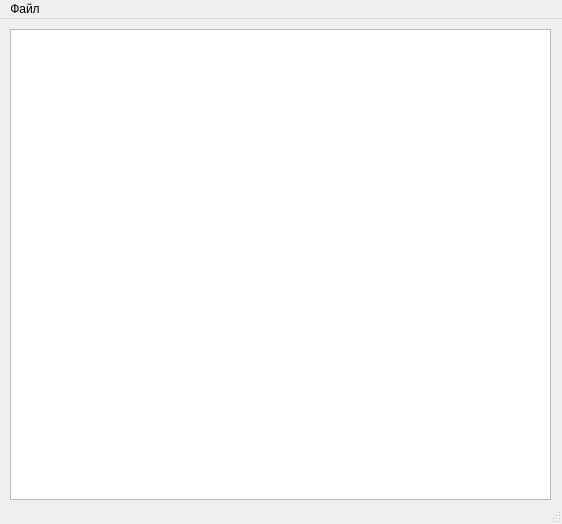
<?xml version="1.0" encoding="UTF-8"?>
<ui version="4.0">
 <class>MainWindow</class>
 <widget class="QMainWindow" name="MainWindow">
  <property name="geometry">
   <rect>
    <x>0</x>
    <y>0</y>
    <width>562</width>
    <height>524</height>
   </rect>
  </property>
  <property name="windowTitle">
   <string>MainWindow</string>
  </property>
  <widget class="QWidget" name="centralwidget">
   <widget class="QTextBrowser" name="textBrowser">
    <property name="geometry">
     <rect>
      <x>10</x>
      <y>10</y>
      <width>541</width>
      <height>471</height>
     </rect>
    </property>
   </widget>
  </widget>
  <widget class="QMenuBar" name="menubar">
   <property name="geometry">
    <rect>
     <x>0</x>
     <y>0</y>
     <width>562</width>
     <height>21</height>
    </rect>
   </property>
   <widget class="QMenu" name="menu">
    <property name="title">
     <string>Файл</string>
    </property>
    <addaction name="create_new"/>
    <addaction name="open_file"/>
    <addaction name="separator"/>
    <addaction name="saveas_file"/>
    <addaction name="save_file"/>
   </widget>
   <addaction name="menu"/>
  </widget>
  <widget class="QStatusBar" name="statusbar"/>
  <action name="open_file">
   <property name="text">
    <string>Открыть файл</string>
   </property>
  </action>
  <action name="saveas_file">
   <property name="text">
    <string>Сохранить как...</string>
   </property>
  </action>
  <action name="create_new">
   <property name="text">
    <string>Создать файл</string>
   </property>
  </action>
  <action name="save_file">
   <property name="text">
    <string>Сохранить файл</string>
   </property>
  </action>
 </widget>
 <resources/>
 <connections/>
</ui>
